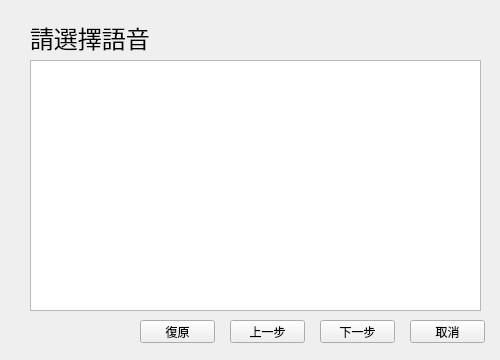
<?xml version="1.0" encoding="UTF-8"?>
<ui version="4.0">
 <class>Mod_Choose</class>
 <widget class="QWidget" name="Mod_Choose">
  <property name="geometry">
   <rect>
    <x>0</x>
    <y>0</y>
    <width>500</width>
    <height>360</height>
   </rect>
  </property>
  <property name="sizePolicy">
   <sizepolicy hsizetype="Fixed" vsizetype="Fixed">
    <horstretch>0</horstretch>
    <verstretch>0</verstretch>
   </sizepolicy>
  </property>
  <property name="maximumSize">
   <size>
    <width>500</width>
    <height>360</height>
   </size>
  </property>
  <property name="windowTitle">
   <string>戰艦世界 指揮官語音修改程式</string>
  </property>
  <widget class="QPushButton" name="Next">
   <property name="geometry">
    <rect>
     <x>320</x>
     <y>320</y>
     <width>75</width>
     <height>23</height>
    </rect>
   </property>
   <property name="text">
    <string>下一步</string>
   </property>
  </widget>
  <widget class="QPushButton" name="Cancel">
   <property name="geometry">
    <rect>
     <x>410</x>
     <y>320</y>
     <width>75</width>
     <height>23</height>
    </rect>
   </property>
   <property name="text">
    <string>取消</string>
   </property>
  </widget>
  <widget class="QLabel" name="Text">
   <property name="geometry">
    <rect>
     <x>30</x>
     <y>20</y>
     <width>381</width>
     <height>31</height>
    </rect>
   </property>
   <property name="font">
    <font>
     <family>微軟正黑體</family>
     <pointsize>18</pointsize>
    </font>
   </property>
   <property name="text">
    <string>請選擇語音</string>
   </property>
   <property name="alignment">
    <set>Qt::AlignLeading|Qt::AlignLeft|Qt::AlignTop</set>
   </property>
   <property name="textInteractionFlags">
    <set>Qt::NoTextInteraction</set>
   </property>
  </widget>
  <widget class="QPushButton" name="backup">
   <property name="geometry">
    <rect>
     <x>140</x>
     <y>320</y>
     <width>75</width>
     <height>23</height>
    </rect>
   </property>
   <property name="text">
    <string>復原</string>
   </property>
  </widget>
  <widget class="QListWidget" name="listWidget">
   <property name="geometry">
    <rect>
     <x>30</x>
     <y>60</y>
     <width>451</width>
     <height>251</height>
    </rect>
   </property>
   <property name="font">
    <font>
     <family>Consolas</family>
    </font>
   </property>
  </widget>
  <widget class="QPushButton" name="Previous">
   <property name="geometry">
    <rect>
     <x>230</x>
     <y>320</y>
     <width>75</width>
     <height>23</height>
    </rect>
   </property>
   <property name="text">
    <string>上一步</string>
   </property>
  </widget>
 </widget>
 <resources/>
 <connections/>
</ui>
